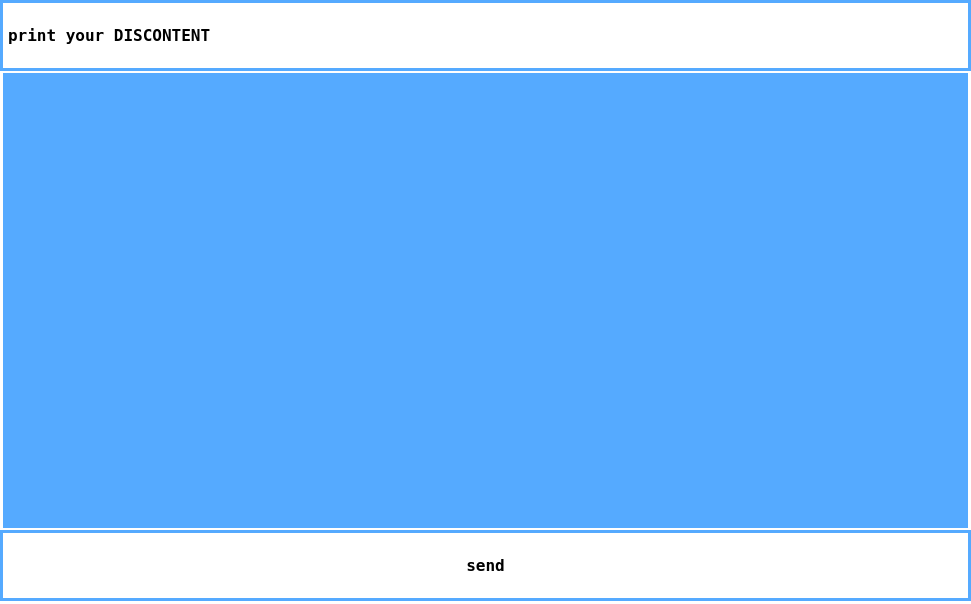
<?xml version="1.0" encoding="UTF-8"?>
<ui version="4.0">
 <class>Dialog</class>
 <widget class="QDialog" name="Dialog">
  <property name="geometry">
   <rect>
    <x>0</x>
    <y>0</y>
    <width>971</width>
    <height>604</height>
   </rect>
  </property>
  <property name="windowTitle">
   <string>Dialog</string>
  </property>
  <property name="styleSheet">
   <string notr="true">background:rgb(85, 170, 255);
border: 3px solid white;</string>
  </property>
  <widget class="QTextEdit" name="textEdit">
   <property name="geometry">
    <rect>
     <x>0</x>
     <y>70</y>
     <width>971</width>
     <height>461</height>
    </rect>
   </property>
   <property name="font">
    <font>
     <family>Segoe UI Black</family>
     <pointsize>20</pointsize>
     <weight>75</weight>
     <bold>true</bold>
    </font>
   </property>
   <property name="styleSheet">
    <string notr="true">color: white;</string>
   </property>
  </widget>
  <widget class="QLabel" name="label">
   <property name="geometry">
    <rect>
     <x>0</x>
     <y>0</y>
     <width>971</width>
     <height>71</height>
    </rect>
   </property>
   <property name="font">
    <font>
     <family>Terminal</family>
     <pointsize>12</pointsize>
     <weight>75</weight>
     <bold>true</bold>
    </font>
   </property>
   <property name="styleSheet">
    <string notr="true">background: rgb(255, 255, 255);
border: 3px solid rgb(85, 170, 255);</string>
   </property>
   <property name="text">
    <string>print your DISCONTENT</string>
   </property>
  </widget>
  <widget class="QPushButton" name="pushButton">
   <property name="geometry">
    <rect>
     <x>0</x>
     <y>530</y>
     <width>971</width>
     <height>71</height>
    </rect>
   </property>
   <property name="font">
    <font>
     <family>Terminal</family>
     <pointsize>12</pointsize>
     <weight>75</weight>
     <bold>true</bold>
    </font>
   </property>
   <property name="styleSheet">
    <string notr="true">QPushButton{
background: rgb(255, 255, 255);
border: 3px solid rgb(85, 170, 255);
}
QPushButton:hover{
background: rgb(85, 170, 255);
border: 3px solid rgb(255, 255, 255);
}
</string>
   </property>
   <property name="text">
    <string>send</string>
   </property>
  </widget>
 </widget>
 <resources/>
 <connections/>
</ui>
